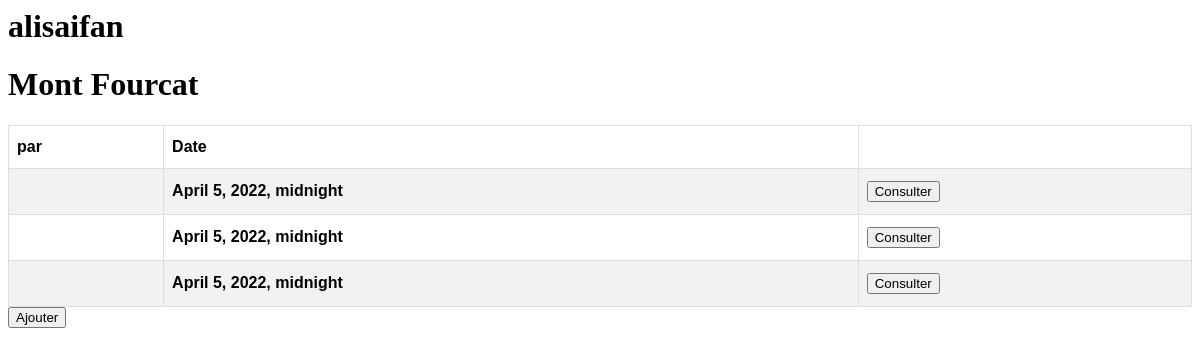
/polls/1/ (signed in), run on an earlier commit of the app's database.
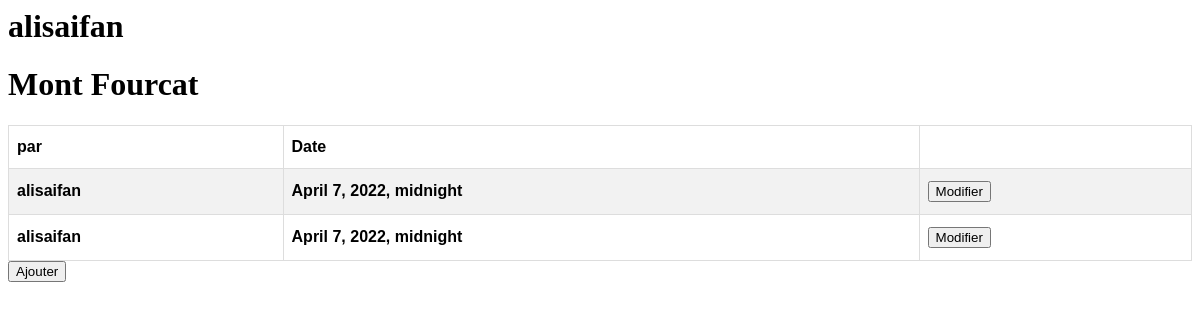
And on a later commit of the database.
### polls/models.py (models this page shows, shortened)
class sortie(models.Model):
    utilisateur = models.CharField(max_length=200)
    itineraire = models.ForeignKey('Itineraire', on_delete=models.CASCADE)
    date_de_sortie = models.DateTimeField('date de sortie')
    duree_reelle = models.FloatField('Duree reelle (h)')
    nombre_de_personne = models.IntegerField('le nombre de personnes ayant participe à la sortie')
    experience = models.CharField(max_length=200)
    meteo = models.CharField(max_length=200)
    difficulte = models.IntegerField('la difficulté ressentie')
    commentaire= models.TextField(default="");

### polls/views.py (the view)
# urls.py: path('<int:Itineraire_id>/', views.Itineraire_DetailView, name='Itineraire_DetailView'),
def Itineraire_DetailView(request, Itineraire_id):
    if request.method == 'POST':
        form = SearchForm(request.POST)
        if form.is_valid():
            utilisateur=request.user.username
            Date = form.cleaned_data['Date']
            Duree_reelle = form.cleaned_data['Duree_reelle']
            Nb_participants = form.cleaned_data['Nb_participants']
            Type_randonneurs = form.cleaned_data['Type_randonneurs']
            Meteo = form.cleaned_data['Meteo']
            Itineraire_ = get_object_or_404(Itineraire, pk=Itineraire_id)
            Difficulte_ressentie = form.cleaned_data['Difficulte_ressentie']
            commentaire = form.cleaned_data['commentaire']
            ins = sortie(utilisateur=utilisateur,itineraire=Itineraire_,date_de_sortie=Date,duree_reelle=Duree_reelle,nombre_de_personne=Nb_participants,experience=Type_randonneurs,meteo=Meteo,difficulte=Difficulte_ressentie,commentaire=commentaire)
            ins.save()
        else:
            Itineraire_ = get_list_or_404(Itineraire)
    else:
        form = SearchForm()
    try:
        Itineraire_ = get_object_or_404(Itineraire, pk=Itineraire_id)
    except Itineraire.DoesNotExist:
        raise Http404("Itineraire does not exist")
    sortie_list = sortie.objects.filter(itineraire=Itineraire_)
    return render(request, 'polls/Itineraire_Detail.html', {'Itineraire': Itineraire_ , 'form': form, 'sortie_list': sortie_list})

### polls/forms.py
class SearchForm(forms.Form):
    Date = forms.DateTimeField()
    Duree_reelle = forms.CharField(label='Duree reelle', max_length=100, required=False)
    Nb_participants = forms.IntegerField(label='Nb participants',required=False)
    Type_randonneurs = forms.CharField(max_length=100, required=False)
    Meteo = forms.CharField(max_length=100, required=False)
    Difficulte_ressentie = forms.IntegerField(required=False)
    commentaire =forms.CharField()

### polls/templates/polls/Itineraire_Detail.html
{% load static %}
<link rel="stylesheet" type="text/css" href="{% static 'polls/style.css' %}">
{% block content %}
<div>
<h1 >{{ user.username }}</h1>
<h1 >{{ Itineraire.titre }}</h1>
</div>
<table id="customers">
    <tr>
        <th>par</th>
        <th>Date</th>
        <th></th>
      </tr>
{% for sortie in sortie_list %}
<tr>
    <th>{{ sortie.utilisateur }}</th>
    <th>{{ sortie.date_de_sortie }}</th>
    {% if user.username == sortie.utilisateur %}
    <th><a href="{% url 'polls:Consulter' sortie.id %}"><input type="button" value="Modifier"></a></th>
    {% else %}
    <th><a href="{% url 'polls:Consulter' sortie.id %}"><input type="button" value="Consulter"></a></th>
    {% endif %}
  </tr>{% endfor %}
</table>
<a href="{% url 'polls:Ajouter_une_Sortie' Itineraire.id %}"><input type="button" value="Ajouter" ></a>
{% endblock content %}

What changed in the data, as far as the page shows it:
removed sortie: date_de_sortie "April 5, 2022, midnight"
removed sortie: date_de_sortie "April 5, 2022, midnight"
removed sortie: date_de_sortie "April 5, 2022, midnight"
added sortie: utilisateur "alisaifan", date_de_sortie "April 7, 2022, midnight"
added sortie: utilisateur "alisaifan", date_de_sortie "April 7, 2022, midnight"
